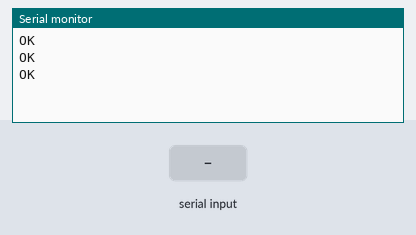
Recording of a sketch running on a simulated Arduino Uno, built with avr-gcc and run on an emulated ATmega328P. On the bench: the last lines printed to the serial monitor. Inputs (shaded band) come from the test bench. The modem accepts every AT command (registered, SIM ready, sends succeed) and sends nothing else.

Above: at 4.2 s.
4.3 s: "1" received over the second serial link
At 6.6 s:
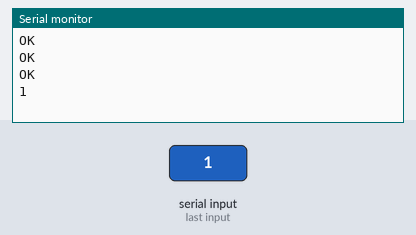
7.3 s: "0" received over the second serial link
At 8.7 s:
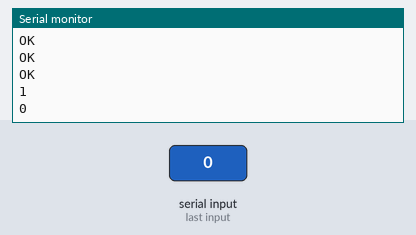
8.8 s: "2" received over the second serial link
At 10.9 s:
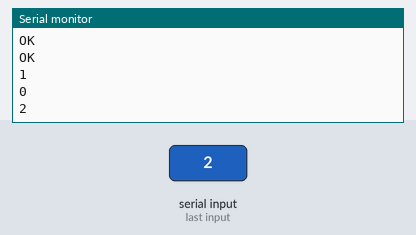

The sketch:

revice-sms-good.ino
```cpp
#include <SoftwareSerial.h>
#include <String.h>

// Khai báo các chân kết nối với module SIM
#define RX_PIN 0
#define TX_PIN 1

SoftwareSerial simSerial(RX_PIN, TX_PIN);

void setup() {
  Serial.begin(9600);
  simSerial.begin(9600);

  // Khởi động module SIM
  simSerial.println("AT");
  delay(1000);

  // Đặt chế độ nhận tin nhắn
  simSerial.println("AT+CMGF=1");
  delay(1000);

  // Hiển thị số điện thoại của người gửi khi nhận tin nhắn
  simSerial.println("AT+CNMI=2,2,0,0,0");
  delay(1000);
}

void loop() {
  if (simSerial.available() > 0) {
    String message = simSerial.readString();
    Serial.println(message);
    delay(1000);
  }
}
```

Measured:
- after the input at 4.3 s, the serial monitor: prints a new line after 1.7 s (image 1)
- after the input at 7.3 s, the serial monitor: prints a new line after 1.0 s (image 2)
- after the input at 8.8 s, the serial monitor: prints a new line after 1.5 s (image 3)
